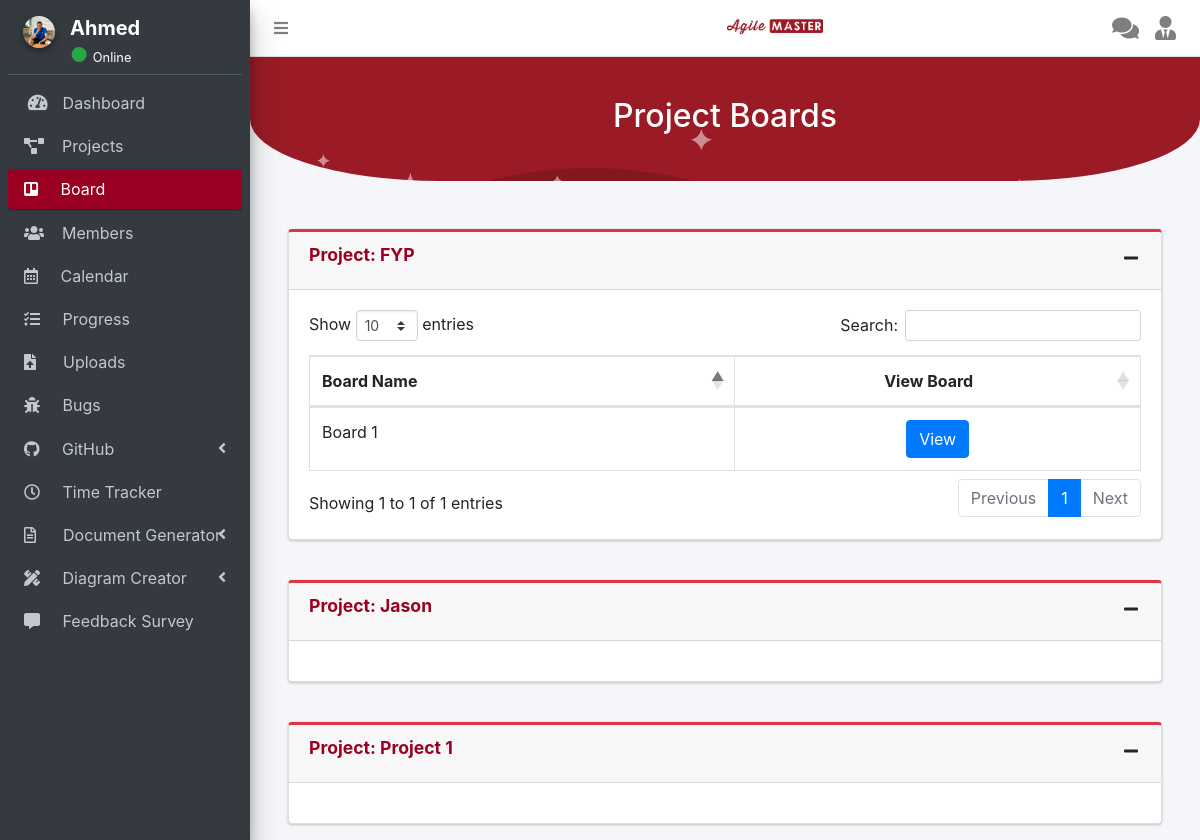
/user/board.php (signed in), run on the app's committed database.
### tables this page shows
CREATE TABLE `users` (
  `user_id` int(11) NOT NULL,
  `fname` varchar(255) NOT NULL,
  `lname` varchar(255) NOT NULL,
  `age` int(11) NOT NULL,
  `occupation` varchar(255) NOT NULL,
  `city` varchar(255) NOT NULL,
  `country` varchar(255) NOT NULL,
  `email` varchar(255) NOT NULL,
  `password` varchar(255) NOT NULL,
  `photo` varchar(255) NOT NULL,
  `unique_id` int(255) NOT NULL,
  `status` varchar(255) NOT NULL,
  `role` varchar(255) NOT NULL DEFAULT 'project member'
);

CREATE TABLE `user_project` (
  `user_proj_id` int(11) NOT NULL,
  `user_id` int(11) NOT NULL,
  `project_id` int(11) NOT NULL
);

CREATE TABLE `project` (
  `project_id` int(11) NOT NULL,
  `project_name` varchar(255) NOT NULL,
  `project_description` text NOT NULL,
  `status` varchar(255) NOT NULL DEFAULT 'Active'
);

CREATE TABLE `board` (
  `board_id` int(11) NOT NULL,
  `project_id` int(11) NOT NULL,
  `board_name` varchar(255) NOT NULL,
  `date_time` datetime NOT NULL DEFAULT current_timestamp()
);

### helpers/module.php (called while the page is built, shortened)
<?php
function get_user($userId)
{
	global $conn;
	$result = mysqli_query($conn, "SELECT * FROM `users` WHERE `user_id` = '".$userId."'");
	return $result;
}
function getAllProjects($project_id)
{
	global $conn;
	$result = mysqli_query($conn, "SELECT project_name, project_description FROM `project`  WHERE `project_id` = '".$project_id."' order by 'project_name' ASC");
	return $result;
}
function getProjectByUser($userId)
{
	global $conn;
	$result = mysqli_query($conn, "SELECT * FROM `user_project` WHERE `user_id` = '".$userId."'");
	return $result;
}
?>

### user/board.php (the view, shortened to what this page needs)
<?php
include_once '../connection/dbconnection.php';
include_once '../helpers/module.php';
?>
<?php
$data = 50;
$encrypt_1 =  $data*rand(10,10000);
?>
<!DOCTYPE html>
<html>
<head>
	<?php include('../navigation/head.php');?>
   </head>
   <body class="hold-transition sidebar-mini layout-fixed">
      <div class="wrapper">
	<?php include('../navigation/topbar.php');?>
	<?php include('../navigation/user/board_sidebar.php');?>
	<div class="content-wrapper">
		<div class="bg-custom">
				<div class="bg-img" style="text-align: center;">
					<div class="searchContainer">
						<h2>Project Boards</h2>
					</div>
				</div>
                <br>
			</div>
			<br>
		<section class="content">
			<div class="container-fluid">
				<?php
					$getProjectByUser = getProjectByUser($userId);
					while($row = mysqli_fetch_array($getProjectByUser))
					{
						$getAllProjects = getAllProjects($row['project_id']);
						$rRow = mysqli_fetch_array($getAllProjects);
				?>
                    <div class="col-md-12">
					<br>
                        <div class="card card-danger card-outline">
                            <div class="card-header">
                                <h3 class="card-title font-weight-bold"  style="color: #990021;">Project: <?php echo $rRow['project_name']; ?></h3>
								<div class="card-tools">
									<button type="button" class="btn btn-tool" data-card-widget="collapse"><i class="fas fa-minus"></i>
									</button>
								</div>
                            </div>
                            <div class="card-body">
                                <?php
                                    $query = $conn->query("SELECT * FROM `board`NATURAL JOIN `project` WHERE `project_id` = '$row[project_id]'") or die(mysqli_error());
                                    while($b_query = $query->fetch_array())
                                    {
                                ?>
                                <div class="table-responsive">
									<table class="table table-bordered" id="dataTables" width="100%" cellspacing="0">
										<thead>
											<tr>
												<th>Board Name</th>
												<th><center>View Board</center></th>
											</tr>
										</thead>
										<tbody>
											<?php
                                                $query = $conn->query("SELECT * FROM `board` WHERE `project_id` = '$row[project_id]'") or die(mysqli_error());
                                                while($b_query = $query->fetch_array()){
											?>
											<tr>
												<td>
													<?php echo $b_query['board_name']?>
												</td>
												<td>
													<center>
														<a  href="task.php?board_id=<?php echo $b_query['board_id'].urlencode(base64_encode($encrypt_1)); ?>" class = "btn btn-primary " >
															View
														</a>
													</center>
												</td>
											</tr>
											<?php
												}
                                            ?>
										</tbody>
									</table>
                                 </div>
                                <?php
									}
                                ?>
                            </div>
                        </div>
                    </div>
                    <?php
                        }
                    ?>
			</div>
		</section>
	</div>
</div>
</body>
</html>

### navigation/user/board_sidebar.php (shortened to what this page needs)
<aside class="main-sidebar sidebar-dark-primary elevation-4">
	<div class="sidebar">
		<div class="user-panel mt-3 d-flex">
            <div class="col-auto ">
                <a href="profile.php" class="avatar avatar-xl rounded-circle">
                    <?php
                        $get_user = get_user($userId);
                        $row = mysqli_fetch_array($get_user);
                        echo '<img src="../upload/profile/'.$row["photo"].'" id="sideimg" class="img-circle elevation-2" alt="User Image">';
                    ?>
                </a>
            </div>
            <div class="col right ml--1 mb-1">
                <h5 class="mb-0">
                    <a href="profile.php" class="text-white"><strong> <?php echo $row["fname"]; ?></strong></a>
                </h5>
                <?php
                        if($row["status"] == "Online"){
                            echo'
                                <span class="text-success text-lg">●</span>
                                <small class="text-white">Online</small>';
                        }else{
                            echo'
                                <span class="text-light text-lg">●</span>
                                <small class="text-white">Offline</small>';
                        }
                ?>
            </div>
		</div>
		<nav class="mt-2" >
			<ul class="nav nav-pills nav-sidebar flex-column" data-widget="treeview" role="menu" data-accordion="false">
				<li class="nav-item has-treeview">
					<a href="../user/dashboard.php" class="nav-link">
						<i class="nav-icon fas fa-tachometer-alt"></i>
						<p>
							&nbsp;Dashboard
						</p>
					</a>
				</li>
				<li class="nav-item">
					<a href="../user/project.php" class="nav-link">
						<i class="fas fa-project-diagram"></i>
						<p>
							&nbsp;&nbsp;&nbsp;Projects
						</p>
					</a>
				</li>
				<li class="nav-item">
					<a href="../user/board.php" class="nav-link active">
						<i class="fab fa-trello"></i>
						<p>
							&nbsp;&nbsp;&nbsp;&nbsp;Board
						</p>
					</a>
				</li>
				<li class="nav-item">
					<a href="members.php" class="nav-link">
						<i class="fas fa-users"></i>
						<p>
							&nbsp;&nbsp;&nbsp;Members
						</p>
					</a>
				</li>
				<li class="nav-item">
					<a href="../calendar/index.php" class="nav-link">
						<i class="far fa-calendar-alt"></i>
						<p>
							&nbsp;&nbsp;&nbsp;&nbsp;Calendar
						</p>
					</a>
				</li>
				<li class="nav-item">
					<a href="progress.php" class="nav-link">
						<i class="fas fa-tasks"></i>
						<p>
							&nbsp;&nbsp;&nbsp;&nbsp;Progress
						</p>
					</a>
				</li>
				<li class="nav-item">
					<a href="../user/upload_files.php" class="nav-link">
						<i class="fas fa-file-upload"></i>
						<p>
							&nbsp;&nbsp;&nbsp;&nbsp;&nbsp;Uploads
						</p>
					</a>
				</li>
				<li class="nav-item">
					<a href="../user/bug_report.php" class="nav-link">
						<i class="fas fa-bug"></i>
						<p>
							&nbsp;&nbsp;&nbsp;&nbsp;Bugs
						</p>
					</a>
				</li>
				<li class="nav-item has-treeview">
					<a href="#" class="nav-link">
						<i class="fab fa-github"></i>
						<p>
							&nbsp;&nbsp;&nbsp;&nbsp;GitHub
							<i class="fas fa-angle-left right"></i>
						</p>
					</a>
				</li>
				<li class="nav-item">
					<a href="../timetracker/timetracker.php" class="nav-link">
						<i class="far fa-clock"></i>
						<p>
							&nbsp;&nbsp;&nbsp;&nbsp;Time Tracker
						</p>
					</a>
				</li>
				<li class="nav-item has-treeview">
					<a href="#" class="nav-link">
						<i class="far fa-file-alt"></i>
						<p>
							&nbsp;&nbsp;&nbsp;&nbsp;&nbsp;Document Generator
							<i class="right fas fa-angle-left"></i>
						</p>
					</a>
				</li>
				<li class="nav-item has-treeview">
					<a href="#" class="nav-link">
						<i class="fas fa-pencil-ruler"></i>
						<p>
							&nbsp;&nbsp;&nbsp;&nbsp;Diagram Creator
							<i class="right fas fa-angle-left"></i>
						</p>
					</a>
				</li>
				<li class="nav-item">
					<a href="feedback.php" class="nav-link">
						<i class="fas fa-comment-alt"></i>
						<p>
							&nbsp;&nbsp;&nbsp;&nbsp;Feedback Survey
						</p>
					</a>
				</li>
				<br ><br ><br >
			</ul>
		</nav>
    </div>
</aside>

### dependencies/css/style.css (style rules this page uses)
body { font-family: "Open Sans", sans-serif; color: #444444; }
a { text-decoration: none; color: #990021; }
.card-header { width: 100%; padding: 10px 10px 0px 10px; box-sizing: border-box; border-radius: 3px; display: block; font-weight: bold; }
ul { list-style: none; margin: 0; padding: 0px; }
section { padding: 60px 0; overflow: hidden; position: relative; }

### user/board.php (style rules this page uses)
.bg-custom { background-image: url("../resources/images/profile_header.png"); background-color: #9a1b25; border-bottom-left-radius: 20% 50%; border-bottom-right-radius: 20% 50%; }
.bg-img { max-width: 35%; min-height: 100px; max-height: auto; margin-left:auto; margin-right:auto; text-align: center; background-position: center; background-repeat: no-repeat; background-size: cover; color: white; padding: 40px 0px 0px 0px; font-size: 60px; font-weight: bold; }

### navigation/user/board_sidebar.php (style rules this page uses)
#sideimg { height: 4vh; width: 4vh; object-fit: cover; border-radius: 100% 100%; }
.right { margin-left: -15px; }

### data on the page
users: photo (picture), fname "Ahmed"
user_project: project.project_name "FYP"
board: board_name "Board 1"
user_project: project.project_name "Jason"
user_project: project.project_name "Project 1"
